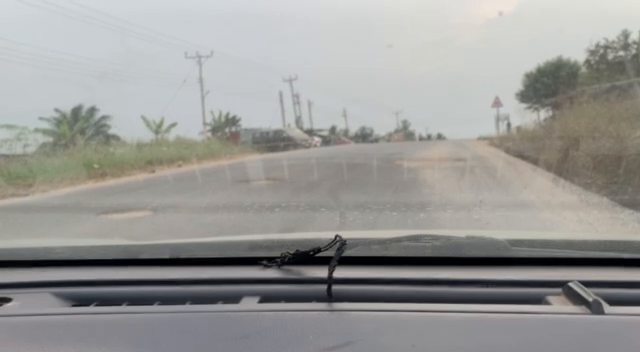
#> input picture frame 37 of videos/IMG_7374.MOV, 640 x 352 px, given in place of IMG_7372.MOV, which was not available
$ python image_calibration.py
#> lines starting #> are read from the running program, lines starting #| are printed output that depends on the picture; pictures that were not available may be replaced by others from this repository, and a replacement may not be noted
import cv2
import numpy as np

# Input and output file paths
input_video_path =  './videos/IMG_7372.MOV'  # Replace with your input video file path
output_video_path = 'dashboard-IPM.mp4'
output_ipm_only_path = 'dashboard-IPM-only.mp4'  # Separate IPM-only video

# Open the input video
cap = cv2.VideoCapture(input_video_path)

# Check if video opened successfully
if not cap.isOpened():
    print("Error: Unable to open video file.")
    exit()

# Get video properties
# frame_width = int(cap.get(cv2.CAP_PROP_FRAME_WIDTH))
# frame_height = int(cap.get(cv2.CAP_PROP_FRAME_HEIGHT))
frame_width, frame_height = 1280, 800
fps = int(cap.get(cv2.CAP_PROP_FPS))
fourcc = cv2.VideoWriter_fourcc(*'mp4v')  # Codec for .mp4 output
out = cv2.VideoWriter(output_video_path, fourcc, fps, (frame_width, frame_height))
out_ipm = cv2.VideoWriter(output_ipm_only_path, fourcc, fps, (frame_width, frame_height))  # IPM-only video writer


def IPM(image, param1=500, param2=0):
    # Dimensions of the image
    height, width = image.shape[:2]
    # First perspective transform
    original_points = np.float32([
        [0, (height // 2)+param2],          # Top-left of the lower half
        [width, (height // 2)+param2],      # Top-right of the lower half
        [width, height],           # Bottom-right corner
        [0, height],               # Bottom-left corner
    ])

    destination_points = np.float32([
        [0, 0],                   # Top-left corner
        [width, 0],               # Top-right corner
        [width - param1, height*2],    # Bottom-right corner
        [param1, height*2],            # Bottom-left corner
    ])

    # Compute and apply the first transformation
    calibration_data = np.load('iphoneXR_calib.npz')
    camera_matrix,camera_dist = calibration_data['mtx'], calibration_data['dist']
    undistorted_image = cv2.undistort(image, camera_matrix, camera_dist)
    matrix = cv2.getPerspectiveTransform(original_points, destination_points)
    warped_image = cv2.warpPerspective(undistorted_image, matrix, (width, height*2))


    final_warped_image = warped_image.copy()
    final_warped_image = cv2.resize(final_warped_image, (width, height))


    return final_warped_image


def picture_in_picture(main_image, overlay_image, img_ratio=3, border_size=3, x_margin=30, y_offset_adjust=-100):
    """
    Overlay an image onto a main image with a white border.

    Args:
        main_image_path (str): Path to the main image.
        overlay_image_path (str): Path to the overlay image.
        img_ratio (int): The ratio to resize the overlay image height relative to the main image.
        border_size (int): Thickness of the white border around the overlay image.
        x_margin (int): Margin from the right edge of the main image.
        y_offset_adjust (int): Adjustment for vertical offset.

    Returns:
        np.ndarray: The resulting image with the overlay applied.
    """
    # Load images
    if main_image is None or overlay_image is None:
        raise FileNotFoundError("One or both images not found.")

    # Resize the overlay image to 1/img_ratio of the main image height
    new_height = main_image.shape[0] // img_ratio
    new_width = int(new_height * (overlay_image.shape[1] / overlay_image.shape[0]))
    overlay_resized = cv2.resize(overlay_image, (new_width, new_height))

    # Add a white border to the overlay image
    overlay_with_border = cv2.copyMakeBorder(
        overlay_resized,
        border_size, border_size, border_size, border_size,
        cv2.BORDER_CONSTANT, value=[255, 255, 255]
    )

    # Determine overlay position
    x_offset = main_image.shape[1] - overlay_with_border.shape[1] - x_margin
    y_offset = (main_image.shape[0] // 2) - overlay_with_border.shape[0] + y_offset_adjust

    # Overlay the image
    main_image[y_offset:y_offset + overlay_with_border.shape[0], x_offset:x_offset + overlay_with_border.shape[1]] = overlay_with_border

    return main_image


# Process the video
while True:
    ret, frame = cap.read()
#> frame is the input picture: shape (352, 640, 3); mean B, G, R 150.8, 153.2, 153.5
    if not ret:
        print("End of video or error reading frame.")
        break

    frame = cv2.resize(frame, (frame_width, frame_height))
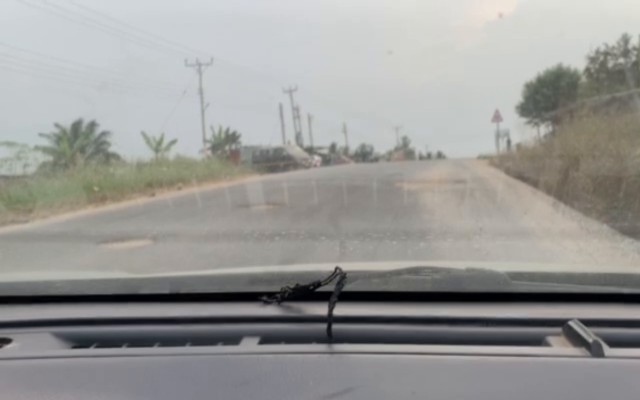
#> frame: shape (800, 1280, 3) (shown at 1/2 size); mean B, G, R 150.7, 153.2, 153.4

    frame_imp = IPM(frame)
#> (reads iphoneXR_calib.npz from the repository)
#> in IPM, `undistorted_image = cv2.undistort(image, camera_matrix, camera_dist)`:
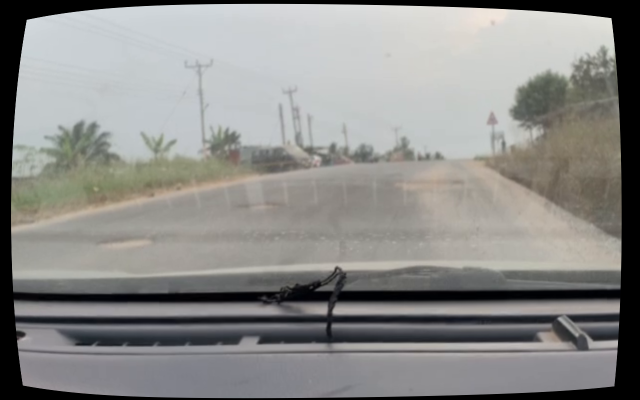
#> undistorted_image: shape (800, 1280, 3) (shown at 1/2 size); mean B, G, R 137, 139.2, 139.5
#> in IPM, `warped_image = cv2.warpPerspective(undistorted_image, matrix, (width, ..`:
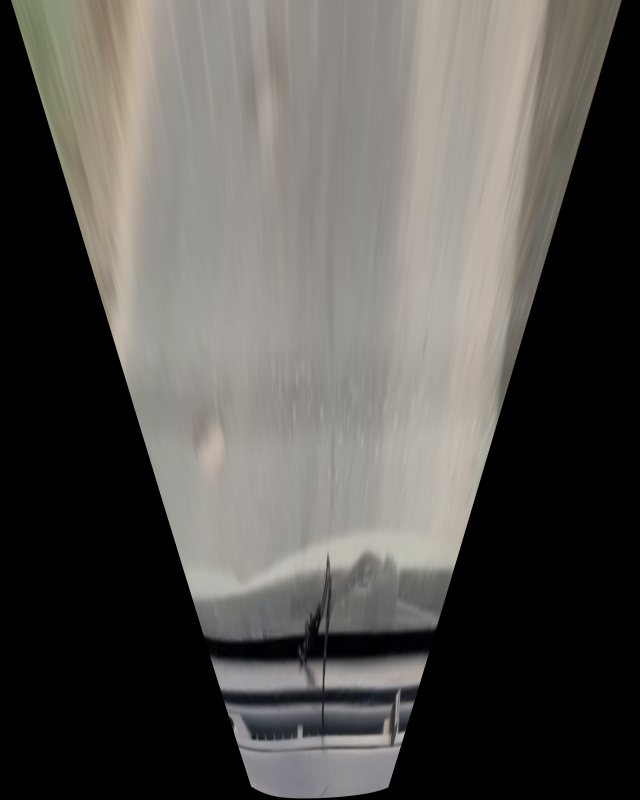
#> warped_image: shape (1600, 1280, 3) (shown at 1/2 size); mean B, G, R 79.5, 83.6, 86
#> in IPM, `final_warped_image = cv2.resize(final_warped_image, (width, height))`:
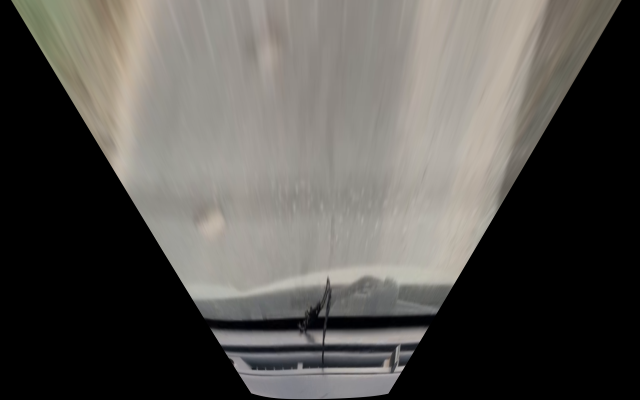
#> final_warped_image: shape (800, 1280, 3) (shown at 1/2 size); mean B, G, R 79.5, 83.6, 86


    ### for pip mode or picture side by side
    frame = picture_in_picture(frame, frame_imp)                                            ### P-I-P
#> in picture_in_picture, `overlay_resized = cv2.resize(overlay_image, (new_width, new_height))`:
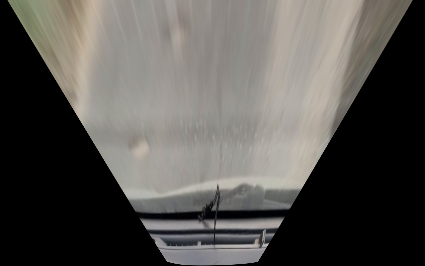
#> overlay_resized: shape (266, 425, 3); mean B, G, R 79.5, 83.6, 86
#> in picture_in_picture, `overlay_with_border = cv2.copyMakeBorder( overlay_resized, border_size..`:
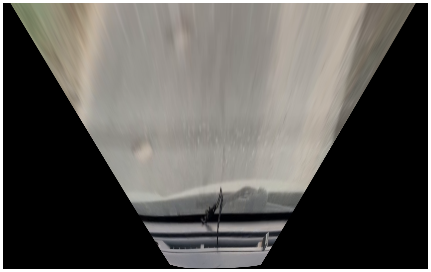
#> overlay_with_border: shape (272, 431, 3); mean B, G, R 85.7, 89.7, 92
#> in picture_in_picture, `main_image[y_offset:y_offset + overlay_with_border.shape[0], x_offset:..`:
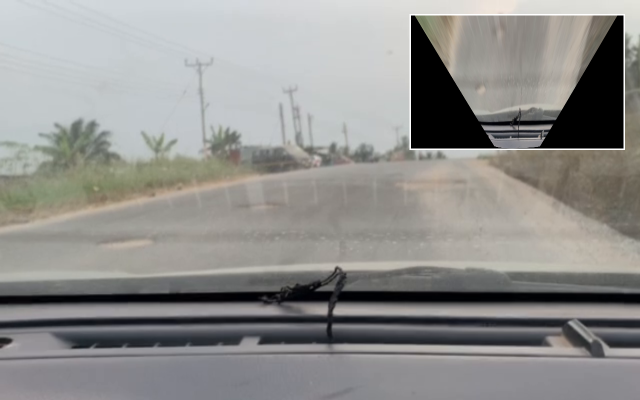
#> main_image: shape (800, 1280, 3) (shown at 1/2 size); mean B, G, R 140.7, 142.9, 143.5
    # frame = cv2.hconcat([frame, cv2.resize(frame_imp, (frame_width//2,frame_height))])    ### side-by-side

    # Display the frame
    cv2.imshow('Frame', frame)


    # Write the frame to the output video
    out.write(cv2.resize(frame, (frame_width, frame_height)))

    # Write IPM frame to the separate IPM-only video
    out_ipm.write(cv2.resize(frame_imp, (frame_width, frame_height)))

    # Press 'q' to exit the display window
    if cv2.waitKey(1) & 0xFF == ord('q'):
#> (key q is pressed here)
        break

# Release video objects and close windows
cap.release()
out.release()
out_ipm.release()
cv2.destroyAllWindows()

print(f"Video saved as: {output_video_path}")
print(f"IPM-only video saved as: {output_ipm_only_path}")
